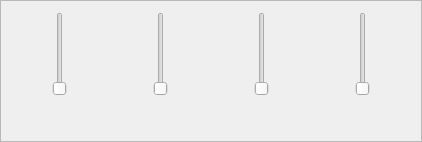
        <widget class="QFrame" name="music_sliders_frame">
         <property name="sizePolicy">
          <sizepolicy hsizetype="Expanding" vsizetype="Expanding">
           <horstretch>0</horstretch>
           <verstretch>0</verstretch>
          </sizepolicy>
         </property>
         <property name="maximumSize">
          <size>
           <width>16777215</width>
           <height>16777215</height>
          </size>
         </property>
         <property name="frameShape">
          <enum>QFrame::StyledPanel</enum>
         </property>
         <property name="frameShadow">
          <enum>QFrame::Raised</enum>
         </property>
         <layout class="QHBoxLayout" name="horizontalLayout_19">
          <item>
           <layout class="QVBoxLayout" name="verticalLayout_12">
            <property name="spacing">
             <number>12</number>
            </property>
            <item>
             <layout class="QHBoxLayout" name="horizontalLayout_7">
              <item>
               <spacer name="horizontalSpacer_16">
                <property name="orientation">
                 <enum>Qt::Horizontal</enum>
                </property>
                <property name="sizeHint" stdset="0">
                 <size>
                  <width>40</width>
                  <height>20</height>
                 </size>
                </property>
               </spacer>
              </item>
              <item>
               <widget class="QSlider" name="gutiar_slider">
                <property name="cursor">
                 <cursorShape>OpenHandCursor</cursorShape>
                </property>
                <property name="maximum">
                 <number>10</number>
                </property>
                <property name="pageStep">
                 <number>1</number>
                </property>
                <property name="orientation">
                 <enum>Qt::Vertical</enum>
                </property>
               </widget>
              </item>
              <item>
               <spacer name="horizontalSpacer_17">
                <property name="orientation">
                 <enum>Qt::Horizontal</enum>
                </property>
                <property name="sizeHint" stdset="0">
                 <size>
                  <width>40</width>
                  <height>20</height>
                 </size>
                </property>
               </spacer>
              </item>
             </layout>
            </item>
            <item>
             <widget class="QPushButton" name="pushButton_8">
              <property name="enabled">
               <bool>false</bool>
              </property>
              <property name="text">
               <string/>
              </property>
              <property name="icon">
               <iconset resource="res.qrc">
                <normaloff>:/icons/icons/guitar.png</normaloff>:/icons/icons/guitar.png</iconset>
              </property>
              <property name="iconSize">
               <size>
                <width>40</width>
                <height>40</height>
               </size>
              </property>
              <property name="flat">
               <bool>true</bool>
              </property>
             </widget>
            </item>
           </layout>
          </item>
          <item>
           <layout class="QVBoxLayout" name="verticalLayout_11">
            <property name="spacing">
             <number>12</number>
            </property>
            <item>
             <layout class="QHBoxLayout" name="horizontalLayout_16">
              <item>
               <spacer name="horizontalSpacer_18">
                <property name="orientation">
                 <enum>Qt::Horizontal</enum>
                </property>
                <property name="sizeHint" stdset="0">
                 <size>
                  <width>40</width>
                  <height>20</height>
                 </size>
                </property>
               </spacer>
              </item>
              <item>
               <widget class="QSlider" name="flute_slider">
                <property name="cursor">
                 <cursorShape>OpenHandCursor</cursorShape>
                </property>
                <property name="maximum">
                 <number>10</number>
                </property>
                <property name="pageStep">
                 <number>1</number>
                </property>
                <property name="orientation">
                 <enum>Qt::Vertical</enum>
                </property>
               </widget>
              </item>
              <item>
               <spacer name="horizontalSpacer_19">
                <property name="orientation">
                 <enum>Qt::Horizontal</enum>
                </property>
                <property name="sizeHint" stdset="0">
                 <size>
                  <width>40</width>
                  <height>20</height>
                 </size>
                </property>
               </spacer>
              </item>
             </layout>
            </item>
            <item>
             <widget class="QPushButton" name="pushButton_9">
              <property name="enabled">
               <bool>false</bool>
              </property>
              <property name="text">
               <string/>
              </property>
              <property name="icon">
               <iconset resource="res.qrc">
                <normaloff>:/icons/icons/flute.png</normaloff>:/icons/icons/flute.png</iconset>
              </property>
              <property name="iconSize">
               <size>
                <width>40</width>
                <height>40</height>
               </size>
              </property>
              <property name="flat">
               <bool>true</bool>
              </property>
             </widget>
            </item>
           </layout>
          </item>
          <item>
           <layout class="QVBoxLayout" name="verticalLayout_10">
            <property name="spacing">
             <number>12</number>
            </property>
            <item>
             <layout class="QHBoxLayout" name="horizontalLayout_17">
              <item>
               <spacer name="horizontalSpacer_20">
                <property name="orientation">
                 <enum>Qt::Horizontal</enum>
                </property>
                <property name="sizeHint" stdset="0">
                 <size>
                  <width>40</width>
                  <height>20</height>
                 </size>
                </property>
               </spacer>
              </item>
              <item>
               <widget class="QSlider" name="trumpet_slider">
                <property name="cursor">
                 <cursorShape>OpenHandCursor</cursorShape>
                </property>
                <property name="maximum">
                 <number>10</number>
                </property>
                <property name="pageStep">
                 <number>1</number>
                </property>
                <property name="orientation">
                 <enum>Qt::Vertical</enum>
                </property>
               </widget>
              </item>
              <item>
               <spacer name="horizontalSpacer_21">
                <property name="orientation">
                 <enum>Qt::Horizontal</enum>
                </property>
                <property name="sizeHint" stdset="0">
                 <size>
                  <width>40</width>
                  <height>20</height>
                 </size>
                </property>
               </spacer>
              </item>
             </layout>
            </item>
            <item>
             <widget class="QPushButton" name="pushButton_11">
              <property name="enabled">
               <bool>false</bool>
              </property>
              <property name="text">
               <string/>
              </property>
              <property name="icon">
               <iconset resource="res.qrc">
                <normaloff>:/icons/icons/trumpet.png</normaloff>:/icons/icons/trumpet.png</iconset>
              </property>
              <property name="iconSize">
               <size>
                <width>40</width>
                <height>40</height>
               </size>
              </property>
              <property name="flat">
               <bool>true</bool>
              </property>
             </widget>
            </item>
           </layout>
          </item>
          <item>
           <layout class="QVBoxLayout" name="verticalLayout_9">
            <property name="spacing">
             <number>12</number>
            </property>
            <item>
             <layout class="QHBoxLayout" name="horizontalLayout_18">
              <item>
               <spacer name="horizontalSpacer_22">
                <property name="orientation">
                 <enum>Qt::Horizontal</enum>
                </property>
                <property name="sizeHint" stdset="0">
                 <size>
                  <width>40</width>
                  <height>20</height>
                 </size>
                </property>
               </spacer>
              </item>
              <item>
               <widget class="QSlider" name="piano_slider">
                <property name="cursor">
                 <cursorShape>OpenHandCursor</cursorShape>
                </property>
                <property name="maximum">
                 <number>10</number>
                </property>
                <property name="pageStep">
                 <number>1</number>
                </property>
                <property name="orientation">
                 <enum>Qt::Vertical</enum>
                </property>
               </widget>
              </item>
              <item>
               <spacer name="horizontalSpacer_23">
                <property name="orientation">
                 <enum>Qt::Horizontal</enum>
                </property>
                <property name="sizeHint" stdset="0">
                 <size>
                  <width>40</width>
                  <height>20</height>
                 </size>
                </property>
               </spacer>
              </item>
             </layout>
            </item>
            <item>
             <widget class="QPushButton" name="pushButton_10">
              <property name="enabled">
               <bool>false</bool>
              </property>
              <property name="text">
               <string/>
              </property>
              <property name="icon">
               <iconset resource="res.qrc">
                <normaloff>:/icons/icons/piano.png</normaloff>:/icons/icons/piano.png</iconset>
              </property>
              <property name="iconSize">
               <size>
                <width>40</width>
                <height>40</height>
               </size>
              </property>
              <property name="flat">
               <bool>true</bool>
              </property>
             </widget>
            </item>
           </layout>
          </item>
         </layout>
        </widget>
